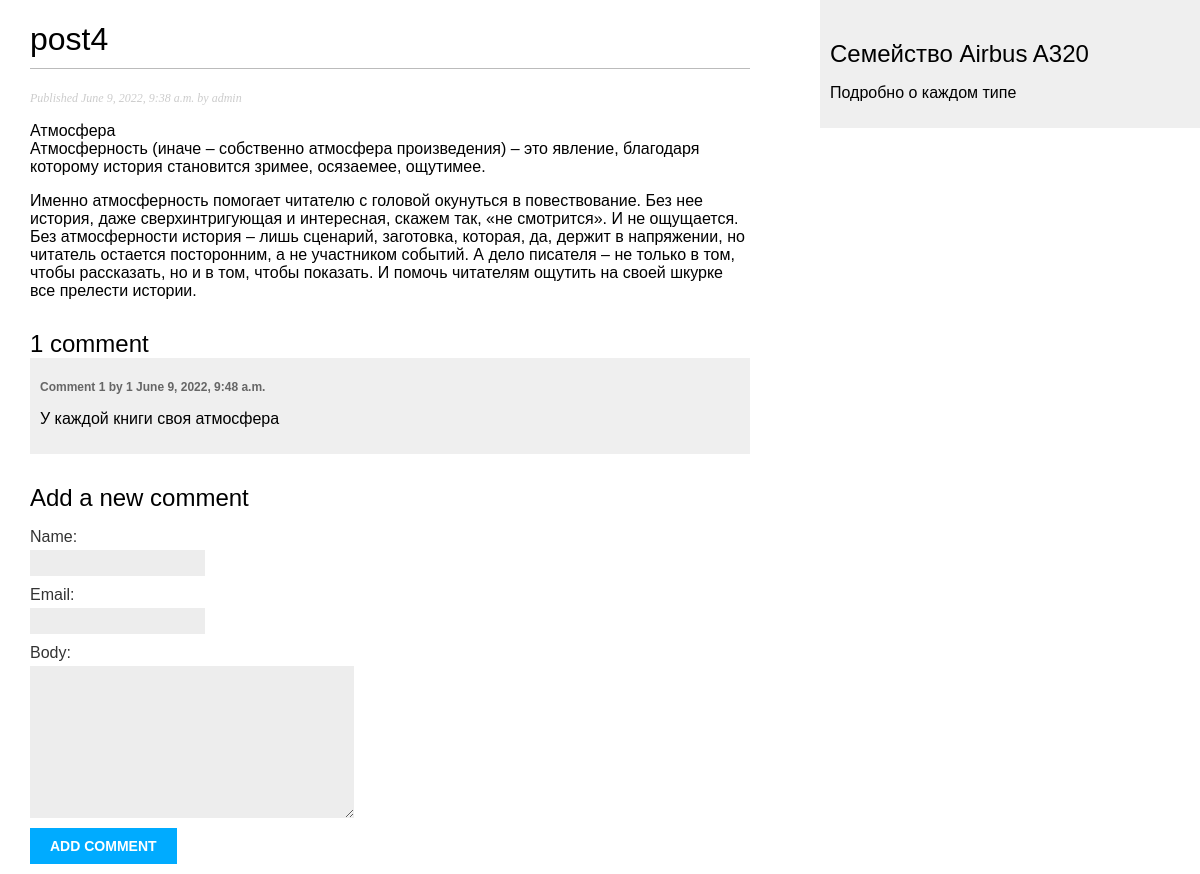
The app's page /blog/4/ with its own data.
### blog/models.py (models this page shows, shortened)
class Post(models.Model):
    class Status(models.TextChoices):
        DRAFT = 'DF', 'Draft'
        PUBLISHED = 'PB', 'Published'
    title = models.CharField(max_length=250)
    slug = models.SlugField(max_length=250)
    author = models.ForeignKey(User,on_delete=models.CASCADE,related_name='blog_posts')
    body = models.TextField()
    publish = models.DateTimeField(default=timezone.now)
    created = models.DateTimeField(auto_now_add=True)
    updated = models.DateTimeField(auto_now=True)
    status = models.CharField(max_length=2,choices=Status.choices,default=Status.DRAFT)
    objects = models.Manager() # The default manager.
    published = PublishedManager() # Our custom manager.
    class Meta:
        ordering = ['-publish']
        indexes = [
            models.Index(fields=['-publish']),
        ]

class Comment(models.Model):
    post = models.ForeignKey(Post, on_delete=models.CASCADE, related_name='comments')
    name = models.CharField(max_length=80)
    email = models.EmailField()
    body = models.TextField()
    created = models.DateTimeField(auto_now_add=True)
    updated = models.DateTimeField(auto_now=True)
    active = models.BooleanField(default=True)
    class Meta:
        ordering = ['created']
        indexes = [
            models.Index(fields=['created']),
        ]

### blog/views.py (the view)
# urls.py: path('<int:id>/', views.post_detail, name='post_detail'),
def post_detail(request, id):
    post = get_object_or_404(Post, id=id, status=Post.Status.PUBLISHED)
    comments = post.comments.filter(active=True)
    form = CommentForm()
    return render(request, 'blog/post/detail.html', {'post': post, 'comments': comments,
'form': form})

### blog/forms.py
class CommentForm(forms.ModelForm):
	class Meta:
		model = Comment
		fields = ['name', 'email', 'body']

### blog/templates/blog/post/detail.html (shortened to what this page needs)
{% extends "blog/base.html" %}
{% block content %}
  <h1>{{ post.title }}</h1>
  <p class="date">
    Published {{ post.publish }} by {{ post.author }}
  </p>
  {{ post.body|linebreaks }}
  {% with comments.count as total_comments %}
 <h2>{{ total_comments }} comment{{ total_comments|pluralize }}</h2>
{% endwith %}
{% for comment in comments %}
 <div class="comment">
 <p class="info">
 Comment {{ forloop.counter }} by {{ comment.name }}
 {{ comment.created }}
 </p>
 {{ comment.body|linebreaks }}
 </div>
{% empty %}
 <p>There are no comments yet.</p>
{% endfor %}
<h2>Add a new comment</h2>
 <form action="{% url 'blog:post_comment' post.id %}" method="post">
 {{ form.as_p }}
 <p><input type="submit" value="Add comment"></p>
 </form>
{% endblock %}

### blog/static/css/blog.css (style rules this page uses)
body { margin:0; padding:0; font-family:helvetica, sans-serif; }
h1 { font-weight:normal; border-bottom:1px solid #bbb; padding:0 0 10px 0; }
h2 { font-weight:normal; margin:30px 0 0; }
p.date { color:#ccc; font-family: georgia, serif; font-size: 12px; font-style: italic; }
label { float:left; clear:both; color:#333; margin-bottom:4px; }
input, textarea { clear:both; float:left; margin:0 0 10px; background:#ededed; border:0; padding:6px 10px; font-size:12px; }
input[type=submit] { font-weight:bold; background:#00abff; color:#fff; padding:10px 20px; font-size:14px; text-transform:uppercase; }
.comment { padding:10px; }
.comment:nth-child(even) { background:#efefef; }
.comment .info { font-weight:bold; font-size:12px; color:#666; }

### records on screen
Post: title "post4", publish "June 9, 2022, 9:38 a.m.", author "admin", body "Атмосфера Атмосферность (иначе – собственно атмосфера произведения) – это явление, благодаря которому история становится зримее, осязаемее, ощутимее. Именно атмосферность помогает читателю с головой окунуться в повествование. Без нее история, даже сверхинтригующая и интересная, скажем так, «не смотрится». И не ощущается. Без атмосферности история – лишь сценарий, заготовка, которая, да, держит в напряжении, но читатель остается посторонним, а не участником событий. А дело писателя – не только в том, чтобы рассказать, но и в том, чтобы показать. И помочь читателям ощутить на своей шкурке все прелести истории."
Comment: name "1", created "June 9, 2022, 9:48 a.m.", body "У каждой книги своя атмосфера"

### other values on screen
{{ total_comments }} "1"
